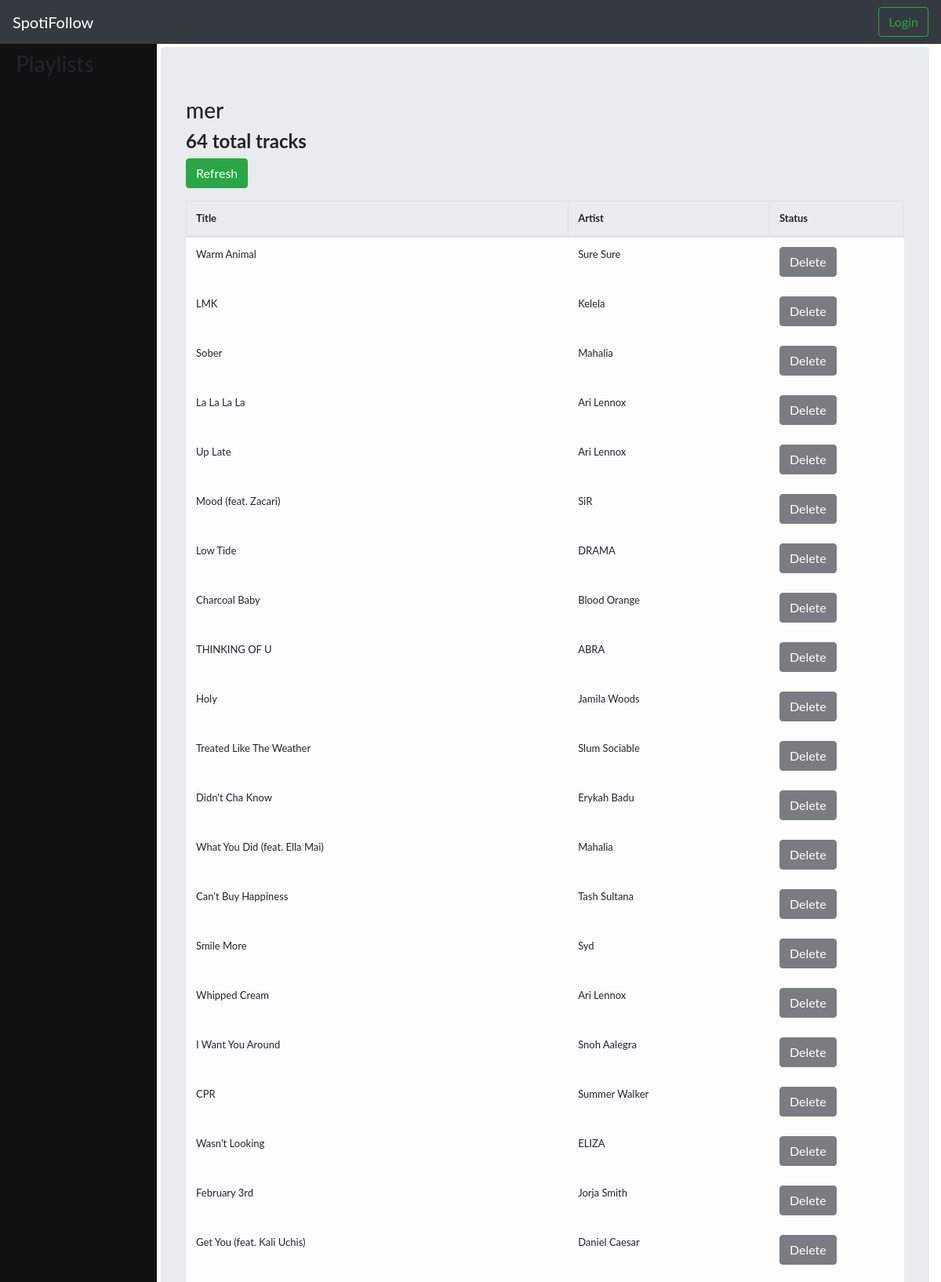
/playlist/7nOoHXoH70F4ILoaRpiQCy (upper part), run on the app's committed database.
### playlist/models.py (models this page shows, shortened)
class Playlist(models.Model):
	playlist_id = models.CharField(max_length=200, primary_key=True)
	title = models.CharField(max_length=200)
	author = models.CharField(max_length=200)
	href = models.CharField(max_length=500)
	tracks_href = models.CharField(max_length=200)
	tracks = models.ManyToManyField(Track, through='TrackInstance')
	linked = models.BooleanField(default=False)
	origin_playlist = models.ForeignKey('self', null=True, on_delete=models.SET_NULL)
	def tracks_count(self):
		return self.tracks.exclude(trackinstance__status='DE').count()

class TrackInstance(models.Model):
	KEPT = 'KP'
	DELETED = 'DE'
	ADDED = 'AD'
	TRACK_STATUS_CHOICES = (
		(KEPT, 'kept'),
		(DELETED, 'deleted'),
		(ADDED, 'added'),
	)
	track = models.ForeignKey(Track, on_delete=models.SET_NULL, null=True)
	playlist = models.ForeignKey(Playlist, on_delete=models.SET_NULL, null=True)
	status = models.CharField(
		max_length=2,
		choices=TRACK_STATUS_CHOICES,
		default=KEPT,
	)
	def is_added(self):
		return self.status == self.ADDED
	def is_deleted(self):
		return self.status == self.DELETED

class Track(models.Model):
	track_id = models.CharField(max_length=200, primary_key=True)
	title = models.CharField(max_length=200)
	artist = models.CharField(max_length=200)
	artist_id = models.CharField(max_length=200)
	href = models.CharField(max_length=500)

### playlist/views.py (the view)
# urls.py: path('playlist/<slug:pk>', views.PlaylistDetailView.as_view(), name='playlist-detail'),
class PlaylistDetailView(generic.DetailView):
    model = Playlist
    def get_context_data(self, **kwargs):
        context = super(PlaylistDetailView, self).get_context_data(**kwargs)
        context['playlist_list'] = Playlist.objects.filter(author=self.request.user)
        return context

### playlist/templates/playlist/playlist_detail.html
{% extends 'base.html' %}
{% block header_include %}
  {% include "playlist/playlist_header.html" with playlist_list=playlist_list %}
{% endblock header_include %}
{% block content %}
  <h3>{{ playlist.title }}</h3>
  <h4><b>{{ playlist.tracks_count }} total tracks</b></h4>
  {% if playlist.linked %}
    <h6>Added {{ playlist.added_tracks_count }} tracks | Removed {{ playlist.deleted_tracks_count }} tracks</h6>
    <h6>Follows Playlist:
      <a href="{% url 'playlist-detail' playlist.origin_playlist.playlist_id %}">{{ playlist.origin_playlist.title}} by {{ playlist.origin_playlist.author }}</a>
      ({{ playlist.origin_playlist.tracks_count }} total tracks)</h6>
      <p><a href="{% url 'refresh' playlist.playlist_id %}"><button type="button" class="btn btn-success">Refresh</button></a>&nbsp;&nbsp;
      <a href="{% url 'unlink-list' playlist.playlist_id playlist.origin_playlist.playlist_id %}"><button type="button" class="btn btn-secondary">Unfollow</button></a>
  {% else %}
    <p><a href="{% url 'refresh' playlist.playlist_id %}"><button type="button" class="btn btn-success">Refresh</button></a>
  {% endif %}
  <table class="table table-bordered">
    <thead class="thread-dark">
      <tr>
        <th scope="col">Title</th>
        <th scope="col">Artist</th>
        <th scope="col">Status</th>
      </tr>
    </thead>
    <tbody class="table-hover">
    {% for track in playlist.trackinstance_set.all %}
      {% if track.is_added %}
        <tr scope="row" class="table-success">
      {% elif track.is_deleted %}
        <tr scope="row" class="table-secondary">
      {% else %}
        <tr scope="row" class="table-light">
      {% endif %}
      <td>{{ track.track.title }}</td>
      <td>{{ track.track.artist }}</td>
      <td>
      {% if track.is_deleted %}
          <a href="{% url 'add' playlist.playlist_id track.track_id %}"><button type="button" class="btn btn-light">Re-Add</button></a>
      {% else %}
        {% if playlist.linked %}
          <a href="{% url 'delete' playlist.playlist_id track.track_id %}"><button type="button" class="btn btn-dark">Delete</button></a>
        {% else %}
          <a href="{% url 'delete' playlist.playlist_id track.track_id %}"><button type="button" class="btn btn-dark" disabled>Delete</button></a>
        {% endif %}
      {% endif %}
      </td>
      </tr>
    {% endfor %}
  </tbody>
  </table>
{% endblock %}

### playlist/static/playlist/style.css (style rules this page uses)
body { font-family: "Lato", sans-serif; }

### data on the page
Playlist: title "mer", tracks_count "64"
TrackInstance: track "Warm Animal", track.artist "Sure Sure", status "Delete"
TrackInstance: track "LMK", track.artist "Kelela", status "Delete"
TrackInstance: track "Sober", track.artist "Mahalia", status "Delete"
TrackInstance: track "La La La La", track.artist "Ari Lennox", status "Delete"
TrackInstance: track "Up Late", track.artist "Ari Lennox", status "Delete"
TrackInstance: track "Mood (feat. Zacari)", track.artist "SiR", status "Delete"
TrackInstance: track "Low Tide", track.artist "DRAMA", status "Delete"
TrackInstance: track "Charcoal Baby", track.artist "Blood Orange", status "Delete"
TrackInstance: track "THINKING OF U", track.artist "ABRA", status "Delete"
TrackInstance: track "Holy", track.artist "Jamila Woods", status "Delete"
TrackInstance: track "Treated Like The Weather", track.artist "Slum Sociable", status "Delete"
TrackInstance: track "Didn't Cha Know", track.artist "Erykah Badu", status "Delete"
TrackInstance: track "What You Did (feat. Ella Mai)", track.artist "Mahalia", status "Delete"
TrackInstance: track "Can't Buy Happiness", track.artist "Tash Sultana", status "Delete"
TrackInstance: track "Smile More", track.artist "Syd", status "Delete"
TrackInstance: track "Whipped Cream", track.artist "Ari Lennox", status "Delete"
TrackInstance: track "I Want You Around", track.artist "Snoh Aalegra", status "Delete"
TrackInstance: track "CPR", track.artist "Summer Walker", status "Delete"
TrackInstance: track "Wasn't Looking", track.artist "ELIZA", status "Delete"
TrackInstance: track "February 3rd", track.artist "Jorja Smith", status "Delete"
TrackInstance: track "Get You (feat. Kali Uchis)", track.artist "Daniel Caesar", status "Delete"
